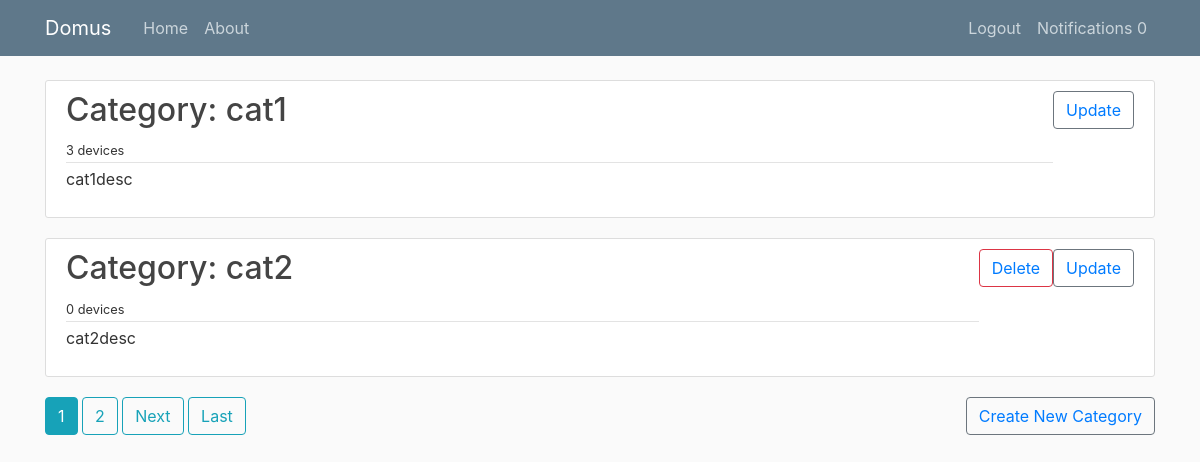
Page /userDevices/ (signed in) on the committed database.
### devices/models.py (models this page shows, shortened)
class UserProfile(models.Model):
    user = models.OneToOneField(User,on_delete=models.CASCADE)
    unreaded_notifications = models.IntegerField()

class Category(models.Model):
    description = models.CharField(max_length=250)
    name = models.CharField(max_length=30)
    owner = models.ForeignKey(User,on_delete=models.CASCADE)
    devices = models.ManyToManyField(Device)

### devices/views.py (the view)
# urls.py: path('userDevices/', UserCategoriesView.as_view(), name="home"),
class UserCategoriesView(LoginRequiredMixin,ListView):
    model = Category
    template_name = 'devices/home.html'
    context_object_name = 'categories'
    paginate_by = 2
    def get_queryset(self):
       user = self.request.user
       return Category.objects.filter(owner=user).order_by('name')

### devices/templates/devices/home.html
{% extends "devices/paginable.html" %}
{% block content %}
    {% for cat in categories %}
        <article class="media content-section">
            <div class="media-body">
                <div class="article-metadata">
                <a href=" {% url 'category' cat.id %}"><h2>Category: {{ cat.name }}</h2></a>
                <small>{{ cat.devices.count }} devices</small>
                </div>
                <p class="article-content">{{ cat.description }}</p>
            </div>
            {% if cat.devices.count == 0 %}
            <div>
                <button class="btn btn-outline-danger"><a href="{% url 'deletecategory' cat.id %}">Delete</a></button>
            </div>
            {% endif %}
            <div>
                <button class="btn btn-outline-secondary" ><a href="{% url 'updatecategory' cat.id %}">Update</a></button>
            </div>
        </article>
    {% endfor %}
    <div class="float-md-right">
        <button class="btn btn-outline-secondary" ><a href="{% url 'newcategory' %}">Create New Category</a></button>
    </div>
{% endblock content %}

### devices/templates/devices/base.html (shortened to what this page needs)
{% load static %}
<!DOCTYPE html>
<html>
    <head>
        <link rel="stylesheet" href="https://maxcdn.bootstrapcdn.com/bootstrap/4.0.0/css/bootstrap.min.css">
        <link rel="stylesheet" type="text/css" href="{% static 'devices/main.css' %} ">
    </head>
    <body>
        <header class="site-header">
            <nav class="navbar navbar-expand-md navbar-dark bg-steel fixed-top">
                <div class="container">
                    <a class="navbar-brand mr-4" href="{% url 'home' %}">Domus</a>
                    <div class="collapse navbar-collapse" id="navbarToggle">
                        <div class="navbar-nav mr-auto">
                        <a class="nav-item nav-link" href="{% url 'home' %}">Home</a>
                        <a class="nav-item nav-link" href="{% url 'about-page' %}">About</a>
                        </div>
                        <div class="navbar-nav">
                        {% if user.is_authenticated %}
                        <a class="nav-item nav-link" href="{% url 'logout' %}">Logout</a>
                        <a class="nav-item nav-link" href="{% url 'notifications' %}">Notifications {{ user.userprofile.unreaded_notifications }}</a>
                        {% else %}
                        <a class="nav-item nav-link" href="{% url 'login' %}">Login</a>
                        <a class="nav-item nav-link" href="{% url 'register' %}">Register</a>
                        {% endif %}
                        </div>
                    </div>
                </div>
            </nav>
        </header>
        <main role="main" class="container">
        <div class="row">
            <div class="col-md-12">
            {% block content %}{% endblock %}
            {% block pagination %} {% endblock %}
            </div>
        </div>
        </main>
    </body>
</html>

### devices/static/devices/main.css (style rules this page uses)
body { background: #fafafa; color: #333333; margin-top: 5rem; }
h1, h2, h3, h4, h5, h6 { color: #444444; }
.bg-steel { background-color: #5f788a; }
.site-header .navbar-nav .nav-link { color: #cbd5db; }
.content-section { background: #ffffff; padding: 10px 20px; border: 1px solid #dddddd; border-radius: 3px; margin-bottom: 20px; }
.article-content { white-space: pre-line; }
.article-metadata { padding-bottom: 1px; margin-bottom: 4px; border-bottom: 1px solid #e3e3e3 }

### rows in the picture
Category: name "cat1", devices.count "3", description "cat1desc"
Category: name "cat2", devices.count "0", description "cat2desc", shows "Delete"

### other values in the picture
{{ user.userprofile.unreaded_notifications }} "0"
{{ num }} "1"
{{ num }} "2"
